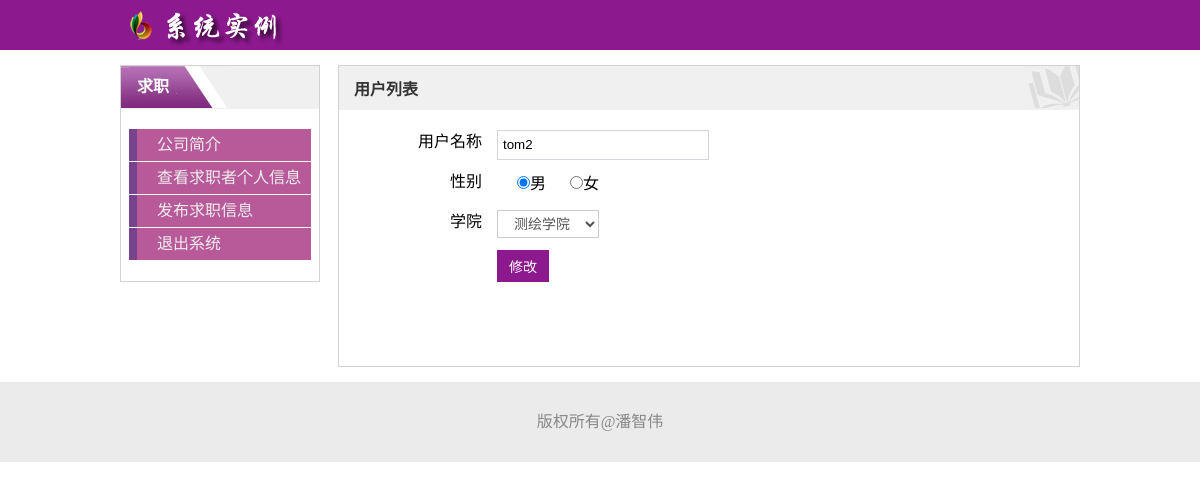
Screenshot of /system/system/edit.php?id=4 (signed in) with the database file from the repository.
### tables this page shows
CREATE TABLE IF NOT EXISTS `user_info` (
  `id` int(11) NOT NULL AUTO_INCREMENT,
  `username` varchar(20) NOT NULL COMMENT '用户名',
  `password` char(32) NOT NULL DEFAULT '' COMMENT '密码',
  `sex` tinyint(4) NOT NULL DEFAULT '1' COMMENT '性别 1男0女',
  `login_time` int(11) NOT NULL DEFAULT '0' COMMENT '登录时间',
  `login_ip` char(15) NOT NULL DEFAULT '0.0.0.0' COMMENT '登录ip',
  `dept_id` int(11) NOT NULL DEFAULT '0' COMMENT '所属学院',
  PRIMARY KEY (`id`),
  UNIQUE KEY `username` (`username`)
);

CREATE TABLE IF NOT EXISTS `dept_info` (
  `id` int(11) NOT NULL AUTO_INCREMENT,
  `dept_name` varchar(20) NOT NULL COMMENT '学院名称',
  `dept_tel` char(20) NOT NULL DEFAULT '' COMMENT '学院电话',
  PRIMARY KEY (`id`),
  UNIQUE KEY `dept_name` (`dept_name`)
);

### system/system/edit.php (the view, shortened to what this page needs)
<?php
require('inc/pdo.php');
$id=$_GET['id'];
$sql="select * from dept_info";
$rs=$pdo->query($sql);
$dept=$rs->fetchAll(PDO::FETCH_ASSOC);
$sql="select * from user_info where id=$id";
$rs=$pdo->query($sql);
$result=$rs->fetch(PDO::FETCH_ASSOC);
 ?>
<!DOCTYPE html>
<html lang="en">
<head>
    <link rel="stylesheet" href="css/site.css">
</head>
<body>
    <header>
        <div class="container">
        </div>
    </header>
    <div class="container">
        <aside>
        </aside>
        <div class="content">
            <h2>用户列表</h2>
            <form action="update.php" method="post" class="frm">
                <p>
                    <label for="username" class="edit-label">用户名称</label>
                     <div class="edit-cell">
                        <input type="text" name="username" id="username" class="text" value="<?=$result['username']?>">
                    </div>
                </p>
                <p>
                    <label class="edit-label">性别</label>
                    <div class="edit-cell radio">
                        <label>
                            <input type="radio" name="sex" value="1" <?=$result['sex']==1?'checked':''?>>男
                        </label>
                        <label>
                            <input type="radio" name="sex" value="0" <?=$result['sex']==0?'checked':''?>>女
                        </label>
                    </div>
                </p>
                <p>
                    <label for="dept" class="edit-label">学院</label>
                    <div class="edit-cell">
                        <select name="dept_id" class="dept" id="dept">
                            <?php
                            foreach ($dept as $key => $value) {
                             ?>
                            <option value="<?=$value['id']?>" <?=$result['dept_id']==$value['id']?'selected':''?>><?=$value['dept_name']?></option>
                            <?php
                            }
                            ?>
                        </select>
                    </div>
                </p>
                <p>
                    <label class="edit-label">&nbsp;</label>
                    <div class="edit-cell">
                        <button type="submit" class="btn big_btn">修改</button>
                    </div>
                </p>
            </form>
        </div>
    </div>
    <footer>
        <p>版权所有@潘智伟</p>
    </footer>
</body>
</html>

### system/system/css/site.css (style rules this page uses)
* { margin: 0;padding: 0; }
.container { width: 960px; margin: 0 auto; overflow: hidden; }
header { background-color: #8C198E; height: 50px; margin-bottom: 15px; }
aside { width: 200px; float: left; }
.content { width: 740px; float: right; min-height: 300px; border: 1px solid #d3d3d3; }
footer { clear: both; height: 80px; background-color: #EBEBEB; color: #555; margin-top: 15px; }
header h1 { padding-left: 20px; padding-top: 10px; color: #fff; text-indent: -999px; height: 50px; width: 170px; background:url('../images/logo.png'); }
.content p { padding: 10px 15px; text-indent: 2em; line-height: 1.8; }
.box { border: 1px solid #d3d3d3; background-color: #fff; }
.box h2 { color: #fff; font-size: 16px; background: #f0f0f0 url('../images/xn_title.png') no-repeat ; line-height: 42px; padding-left: 16px; border-bottom: 1px solid #f0f0f0; }
.nav ul { list-style: none; padding: 20px 8px; }
.nav li { border-bottom: 1px dotted #fff; }
.nav ul a { text-decoration: none; color: #eee; display: block; line-height: 32px; border-left: 8px solid #77438D; background-color: #B85A9A; padding-left: 20px; }
footer p { text-align: center; line-height: 80px; color: #888; }
.content h2 { padding: 10px 15px; color: #333; font-size: 16px; background: #f0f0f0 url('../images/title.png') no-repeat right top; }
.btn { display: inline-block; padding: 4px 8px; font-size: 14px; text-align: center; cursor: pointer; color: #333; text-decoration: none; background-color: #8C198E; color: #fff; border: none; }
.big_btn { padding: 6px 12px; }
.edit-label { display: inline-block; width: 128px; float: left; text-align: right; padding: 8px 15px 0 0; }
.edit-cell { width: 220px; float: left; text-align: left; }
.text { height: 18px; line-height: 18px; width: 200px; padding: 5px 5px; margin: 0 10px 0 0; border: 1px solid #d0d6d9; }
.radio label { min-height: 20px; padding-left: 20px; margin-bottom: 0; font-weight: 400; cursor: pointer; }
.dept { padding: 4px 12px; font-size: 14px; color: #555; background-color: #fff; border: 1px solid #ccc; }
h1 { background-color: #8C198E; }

### rows the page displays
user_info: username "tom2", sex "☑ 男", sex "☐ 女", dept_id "测绘学院"
